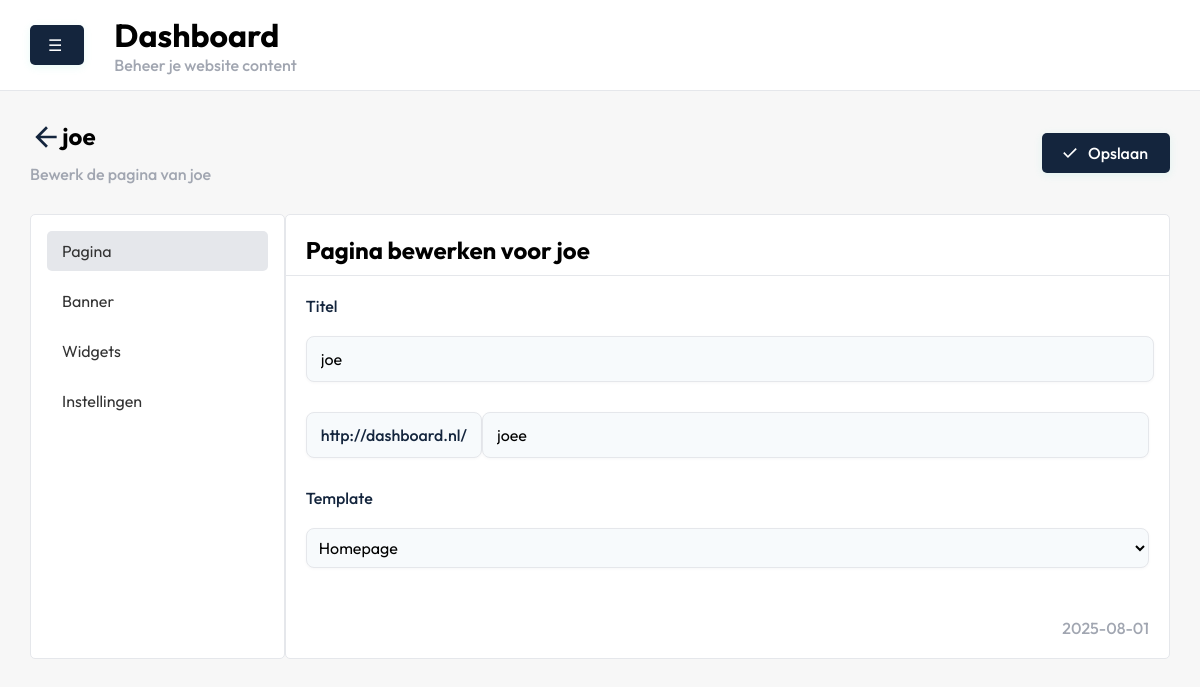
The page /dashboard/pages/edit.php?id=23 on the database its author committed.
### tables this page shows
CREATE TABLE IF NOT EXISTS `pages` (
  `id` int NOT NULL AUTO_INCREMENT,
  `template_id` int DEFAULT NULL,
  `url` varchar(100) NOT NULL,
  `status` tinyint(1) NOT NULL,
  `created_at` date NOT NULL,
  `pagecontent_id` int DEFAULT NULL,
  `isDeleted` tinyint(1) NOT NULL,
  PRIMARY KEY (`id`),
  KEY `template_id` (`template_id`),
  KEY `fk_pagecontent` (`pagecontent_id`)
);

CREATE TABLE IF NOT EXISTS `pagecontent` (
  `id` int NOT NULL AUTO_INCREMENT,
  `title` varchar(255) NOT NULL,
  `description` text,
  `meta_title` varchar(255) NOT NULL,
  `meta_description` text NOT NULL,
  PRIMARY KEY (`id`)
);

CREATE TABLE IF NOT EXISTS `options` (
  `id` int NOT NULL AUTO_INCREMENT,
  `key` varchar(255) NOT NULL,
  `value` varchar(255) NOT NULL,
  PRIMARY KEY (`id`)
);

### controllers/pages/edit.php (called while the page is built, shortened)
<?php
require_once __DIR__ . '/../../config/config.php';
$id = isset($_GET['id']) ? (int) $_GET['id'] : 0;
$stmt = $conn->prepare("
    SELECT pages.*, pageContent.title AS title, pageContent.meta_title AS metatitle, pageContent.meta_description AS metadescription, pageContent.id AS content_id
    FROM pages
    INNER JOIN pageContent ON pages.pagecontent_id = pageContent.id
    WHERE pages.id = :id
");
$stmt->execute(['id' => $id]);
$page = $stmt->fetch(PDO::FETCH_ASSOC);
?>

### controllers/controller.php (called while the page is built, shortened)
<?php
require_once(__DIR__ . '/templates/syncTemplates.php');
require_once('pages/addPages.php');
require_once('pages/edit.php');
require_once('widgets/widgets.php');
require_once('templates/templates.php');
$templates = getAllTemplates($conn);
require_once('widgets/addWidgets.php');
require_once('options/options.php');
$dashboardUrl = rtrim(getOption($conn, 'dashboard_url'), '/') . '/';
?>

### controllers/options/options.php (called while the page is built, shortened)
<?php
function getOption($conn, $key) {
    $stmt = $conn->prepare("SELECT value FROM options WHERE `key` = ?");
    $stmt->execute([$key]);
    return $stmt->fetchColumn();
}
?>

### controllers/templates/templates.php (called while the page is built, shortened)
<?php
function getAllTemplates($conn) {
    $sql = "SELECT id, title, filename FROM templates";
    $stmt = $conn->query($sql);
    $templates = [];
    if ($stmt) {
        while ($row = $stmt->fetch(PDO::FETCH_ASSOC)) {
            $templates[] = $row;
        }
    }
    return $templates;
}
?>

### dashboard/pages/edit.php (the view, shortened to what this page needs)
<?php
require_once  '../../controllers/controller.php';
include('../includes/header.php');
?>
<form method="post" action="" onsubmit="isUpdated = false;">
    <section id="pages">
        <div class="container">
            <div class="justify-between">
                <div class="intro">
                    <h2 class="flex"><a href="./index.php"><svg xmlns="http://www.w3.org/2000/svg" height="32px"
                                viewBox="0 -960 960 960" width="32px" fill="#14253D">
                                <path d="m313-440 224 224-57 56-320-320 320-320 57 56-224 224h487v80H313Z" />
                            </svg></a><?= htmlspecialchars($page['title']) ?></h2>
                    <p>Bewerk de pagina van <?= htmlspecialchars($page['title']) ?></p>
                </div>
                <div class="align-center">
                    <button type="submit" name="save_page" class=" blue-btn">
                        <svg xmlns="http://www.w3.org/2000/svg" height="24px" viewBox="0 -960 960 960" width="24px"
                            fill="#292D32">
                            <path d="M382-240 154-468l57-57 171 171 367-367 57 57-424 424Z" />
                        </svg>
                        Opslaan
                    </button>
                </div>
            </div>
        </div>
    </section>
    <section id="pages_edit">
        <div class="container">
            <div class="flex">
                <div class="menu">
                    <ul>
                        <li><button type="button" class="active" data-section="page">Pagina</button></li>
                        <li><button type="button" data-section="banner">Banner</button></li>
                        <li><button type="button" data-section="settings">Widgets</button></li>
                        <li><button type="button" data-section="profiel">Instellingen</button></li>
                    </ul>
                </div>
                <div class="content">
                    <div class="content-section active" id="page">
                        <div class="header">
                            <h2>Pagina bewerken voor <?= htmlspecialchars($page['title']) ?></h2>
                        </div>
                        <div class="info">
                            <div class="form-group">
                                <div class="form-row">
                                    <label for="title">Titel</label><br>
                                    <input type="text" id="title" name="title"
                                        value="<?= htmlspecialchars($page['title']) ?>" required>
                                </div>
                                <div class="form-row-flex">
                                    <label for="url"><?= htmlspecialchars($dashboardUrl) ?></label>
                                    <input type="text" id="url" name="url" value="<?= htmlspecialchars($page['url']) ?>"
                                        <?= empty($page['url']) ? 'readonly' : 'required' ?>>
                                </div>
                                <div class="form-row">
                                    <label for="title">Template</label><br>
                                    <select id="slide-in-template" name="template_id" required
                                        style="width: 100%; padding: 8px; margin-bottom: 20px;">
                                        <?php foreach ($templates as $template): ?>
                                        <option value="<?= $template['id'] ?>"
                                            <?= ($template['id'] == $page['template_id']) ? 'selected' : '' ?>>
                                            <?= htmlspecialchars($template['title']) ?>
                                        </option>
                                        <?php endforeach; ?>
                                    </select>
                                </div>
                                <p class="created"><?= htmlspecialchars($page['created_at']) ?></p>
                            </div>
                        </div>
                    </div>
                </div>
            </div>
        </div>
    </section>
</form>
<?php include '../includes/footer.php'; ?>

### dashboard/css/style.css (style rules this page uses)
body { font-family: 'Outfit', sans-serif; background: #f7f7f7; margin: 0; padding: 0; }
.container { padding-left: 30px; padding-right: 30px; }
button { font-family: 'Outfit', sans-serif; }
h1, h2, h3, h4, h5, h6 { margin: 0; padding: 0; }
p { margin: 0; padding: 0; color: rgb(161 166 177); font-weight: 500; }
.blue-btn { background: #14253D; color: #fff; border: none; border-radius: 5px; padding: 10px 22px 10px 18px; font-size: 16px; font-weight: 500; display: inline-flex; align-items: center; gap: 8px; box-shadow: 0 2px 8px rgba(63,216,190,0.12); cursor: pointer; transition: background 0.2s; }
.blue-btn svg { width: 20px; height: 20px; fill: #fff; }
#pages, #widgets { width: 100%; }
#pages .intro, #widgets .intro { padding: 30px 0; }
#pages .intro h2, #pages .intro h2 { padding-bottom: 5px; }
#pages_edit .content-section { display: none; }
#pages_edit .content-section.active { display: block; }
#pages_edit .menu { width: 20%; background-color: white; border: 1px solid #e5e7eb; padding: 1rem; border-radius: 5px; }
#pages_edit .menu ul { list-style: none; padding: 0; margin: 0; }
#pages_edit .menu li { margin-bottom: 10px; }
#pages_edit .menu button { width: 100%; padding: 10px 15px; background: none; border: none; text-align: left; font-size: 16px; color: #333; border-radius: 5px; cursor: pointer; transition: background 0.2s, color 0.2s; }
#pages_edit .menu button.active { background-color: #e5e7eb; }
#pages_edit .content { width: 80%; background-color: white; border-radius: 5px; border: 1px solid #e5e7eb; }
#pages_edit .header { padding: 20px 20px 10px 20px; border-bottom: 1px solid #e5e7eb; }
#pages_edit .info { padding: 20px 20px 10px 20px; }
#pages_edit .content-section input[type="text"], #pages_edit .content-section select, #pages_edit .content-section select option { width: 97%; padding: 12px 14px; border: 1.5px solid #e5e7eb; border-radius: 8px; background: #f7fafc; font-size: 1em; font-family: 'Outfit', sans-serif; transition: border-color 0.2s, box-shadow 0.2s; box-shadow: 0 1px 3px rgba(44, 62, 80, 0.04); outline: none; }
#pages_edit .content-section label { font-weight: 500; color: #14253D; display: block; }
#pages_edit .content-section .form-row { margin-bottom: 30px; }
#pages_edit .content-section .form-row-flex { display: flex; align-items: center; margin-bottom: 30px; }
#pages_edit .content-section .form-row-flex label { flex: 0 0 120px; padding: 12px 14px; background: #f7fafc; border: 1.5px solid #e5e7eb; border-radius: 8px; font-size: 1em; font-family: 'Outfit', sans-serif; color: #14253D; font-weight: 500; box-shadow: 0 1px 3px rgba(44, 62, 80, 0.04); white-space: nowrap; }
#pages_edit .content-section .form-row input[type="text"], #pages_edit .content-section .form-row select { flex: 1; padding: 12px 14px; border: 1.5px solid #e5e7eb; border-radius: 8px; background: #f7fafc; font-size: 1em; font-family: 'Outfit', sans-serif; box-shadow: 0 1px 3px rgba(44, 62, 80, 0.04); outline: none; transition: border-color 0.2s, box-shadow 0.2s; }
#pages_edit .created { float: right; padding-bottom: 20px; }
.flex { display: flex; }
.justify-between { display: flex; justify-content: space-between; }
.align-center { display: flex; align-items: center; }

### rows shown on the page
pages: pagecontent.title "joe", title "joe", url "joee", created_at "2025-08-01"
options: value "http://dashboard.nl/"

### other values the page prints
form field template_id "Homepage"
